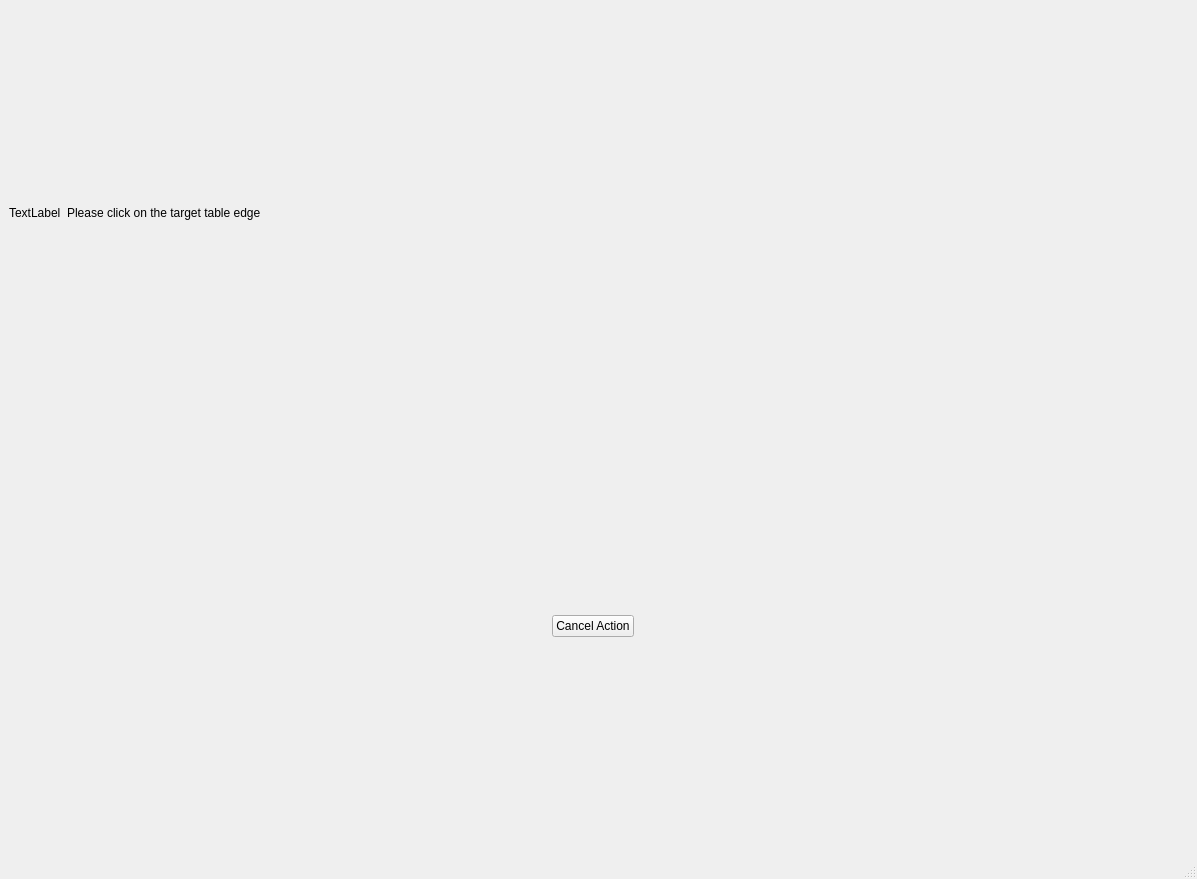
<?xml version="1.0" encoding="UTF-8"?>
<ui version="4.0">
 <class>mainWindow</class>
 <widget class="QMainWindow" name="mainWindow">
  <property name="geometry">
   <rect>
    <x>0</x>
    <y>0</y>
    <width>1197</width>
    <height>879</height>
   </rect>
  </property>
  <property name="windowTitle">
   <string>Table Docking UI</string>
  </property>
  <widget class="QWidget" name="centralwidget">
   <widget class="QWidget" name="verticalLayoutWidget">
    <property name="geometry">
     <rect>
      <x>9</x>
      <y>9</y>
      <width>1168</width>
      <height>821</height>
     </rect>
    </property>
    <layout class="QVBoxLayout" name="verticalLayout">
     <item>
      <layout class="QHBoxLayout" name="horizontalLayout">
       <item>
        <widget class="QLabel" name="topImage">
         <property name="text">
          <string>TextLabel</string>
         </property>
        </widget>
       </item>
       <item>
        <widget class="QLabel" name="dockStatusText">
         <property name="text">
          <string>Please click on the target table edge</string>
         </property>
        </widget>
       </item>
       <item>
        <widget class="QWidget" name="leftPointCloud" native="true">
         <property name="sizePolicy">
          <sizepolicy hsizetype="Expanding" vsizetype="Preferred">
           <horstretch>0</horstretch>
           <verstretch>0</verstretch>
          </sizepolicy>
         </property>
        </widget>
       </item>
      </layout>
     </item>
     <item>
      <layout class="QHBoxLayout" name="btmLayout">
       <item>
        <layout class="QVBoxLayout" name="buttonLayout">
         <property name="sizeConstraint">
          <enum>QLayout::SetDefaultConstraint</enum>
         </property>
         <property name="leftMargin">
          <number>20</number>
         </property>
         <property name="topMargin">
          <number>20</number>
         </property>
         <property name="rightMargin">
          <number>20</number>
         </property>
         <property name="bottomMargin">
          <number>20</number>
         </property>
         <item alignment="Qt::AlignHCenter|Qt::AlignVCenter">
          <widget class="QPushButton" name="cancelAction_button">
           <property name="sizePolicy">
            <sizepolicy hsizetype="Fixed" vsizetype="Fixed">
             <horstretch>0</horstretch>
             <verstretch>0</verstretch>
            </sizepolicy>
           </property>
           <property name="minimumSize">
            <size>
             <width>50</width>
             <height>0</height>
            </size>
           </property>
           <property name="text">
            <string>Cancel Action</string>
           </property>
          </widget>
         </item>
        </layout>
       </item>
      </layout>
     </item>
    </layout>
   </widget>
  </widget>
  <widget class="QMenuBar" name="menubar">
   <property name="geometry">
    <rect>
     <x>0</x>
     <y>0</y>
     <width>1197</width>
     <height>22</height>
    </rect>
   </property>
  </widget>
  <widget class="QStatusBar" name="statusbar"/>
 </widget>
 <resources/>
 <connections/>
</ui>
